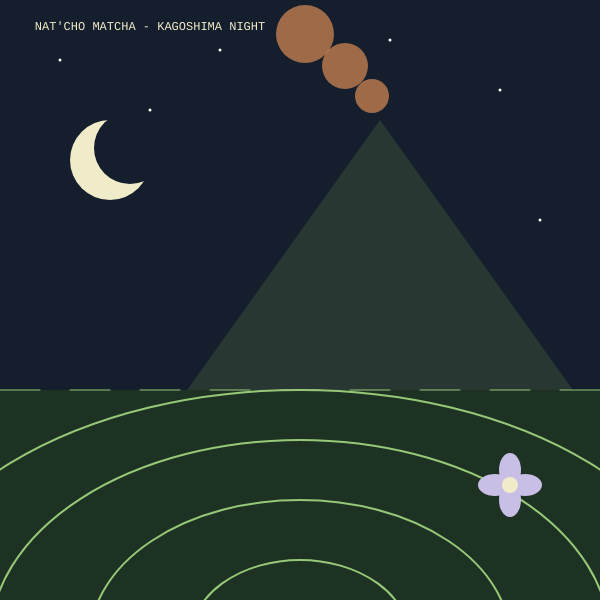
Frame 1 (no input)
Frame 60 (no input): identical to frame 1, image omitted
Frame 120 (the mouse pressed at the canvas centre since frame 60): identical to frame 1, image omitted

The p5.js sketch that drew this single still picture (run headless with seeded random() and noise() and a simulated clock; from frame 60 on, the mouse is pressed at the canvas centre):

// p5.js sketch
// ── sketch.js
function setup() {
  createCanvas(600, 600);
}

//night sky
function draw() {
  background(20, 30, 45);

  //stars
  stroke(255);
  strokeWeight(3);
  point(60, 60);
  point(150, 110);
  point(390, 40);
  point(540,220);
  point(220, 50);
  point(500, 90);

  //moon
  noStroke();
  fill(240, 235, 200);
  circle(110, 160, 80);
  fill(20, 30, 45);
  circle(130, 148, 72);

  //mountain
  fill(40, 55, 50);
  triangle(180, 400, 380, 120, 580, 400);
  
  //smoke 
  fill(255, 160, 90, 150);
  circle(372, 96, 34);
  circle(345, 66, 46);
  circle(305, 34, 58);

  //ground
  fill(30, 50, 35);
  rect(0, 390, 600, 210);

  //tea bushes
  noFill();
  stroke(150, 200, 120);
  strokeWeight(2);
  arc(300, 640, 220, 160, PI, TWO_PI);
  arc(300, 640, 420, 280, PI, TWO_PI);
  arc(300, 640, 620, 400, PI, TWO_PI);
  arc(300, 640, 820, 500, PI, TWO_PI);

  //horizon
  strokeWeight(1);
  line(0, 390, 40, 390);
  line(70, 390, 110, 390);
  line(140, 390, 180, 390);
  line(210, 390, 250, 390);
  line(280, 390, 320, 390);
  line(350, 390, 390, 390);
  line(420, 390, 460, 390);
  line(490, 390, 530, 390);
  line(560, 390,600, 390);

  //flower
  noStroke();
  fill(200, 190, 230);
  ellipse(510, 470, 22, 34);
  ellipse(510, 500, 22, 34);
  ellipse(495, 485, 34, 22);
  ellipse(525, 485, 34, 22);
  fill(240, 235, 200);
  circle(510, 485, 16);

  //title
  noStroke();
  fill(240, 235, 200);
  textFont("Courier New");
  textSize(12);
  textAlign(CENTER);
  text("NAT'CHO MATCHA - KAGOSHIMA NIGHT", 150, 30);
}
